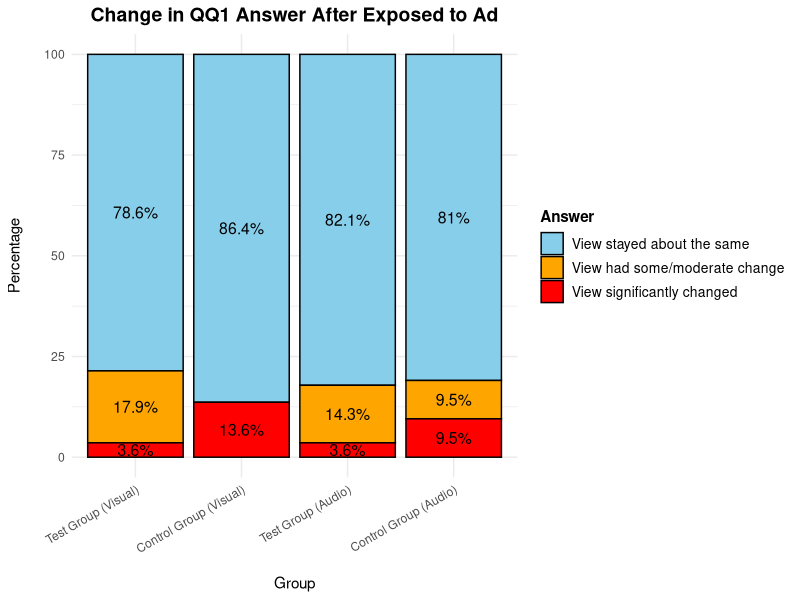
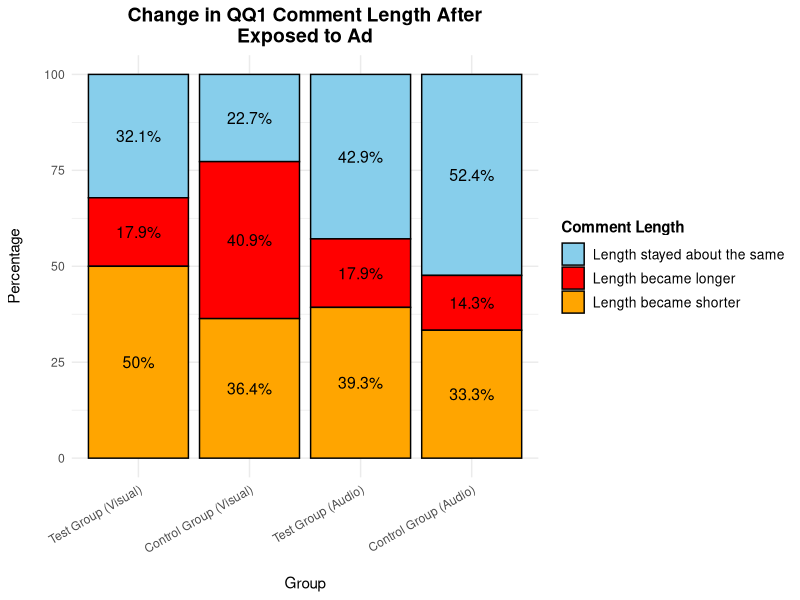
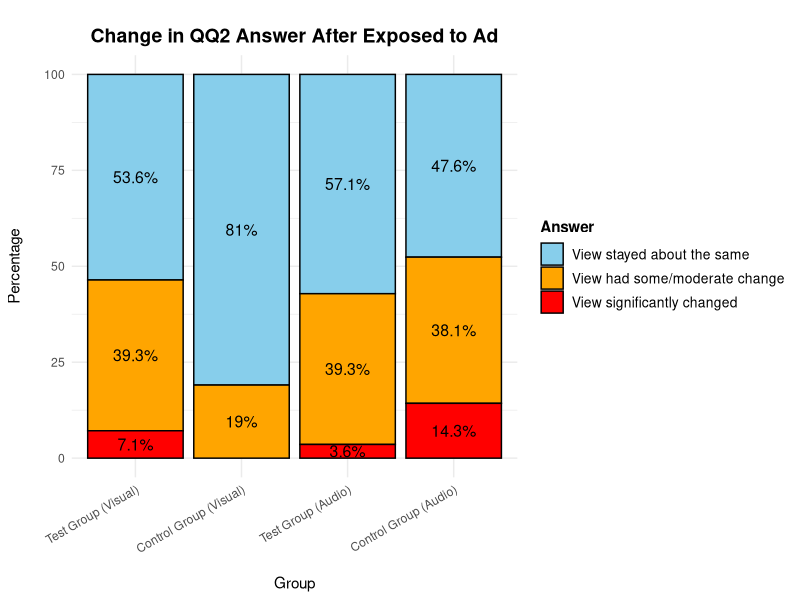
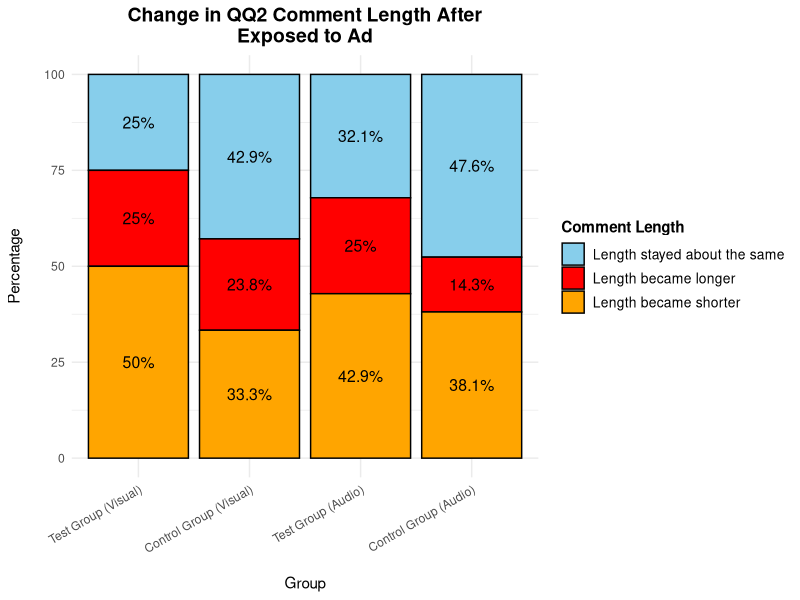
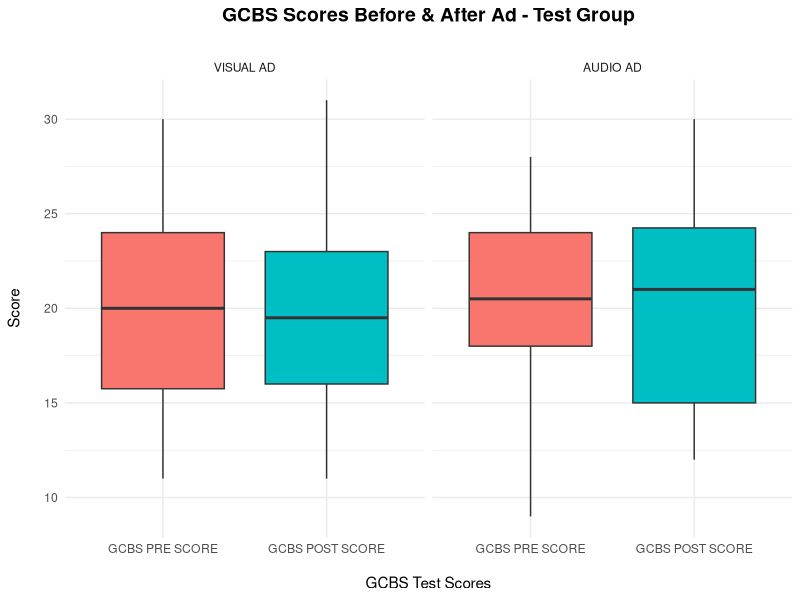
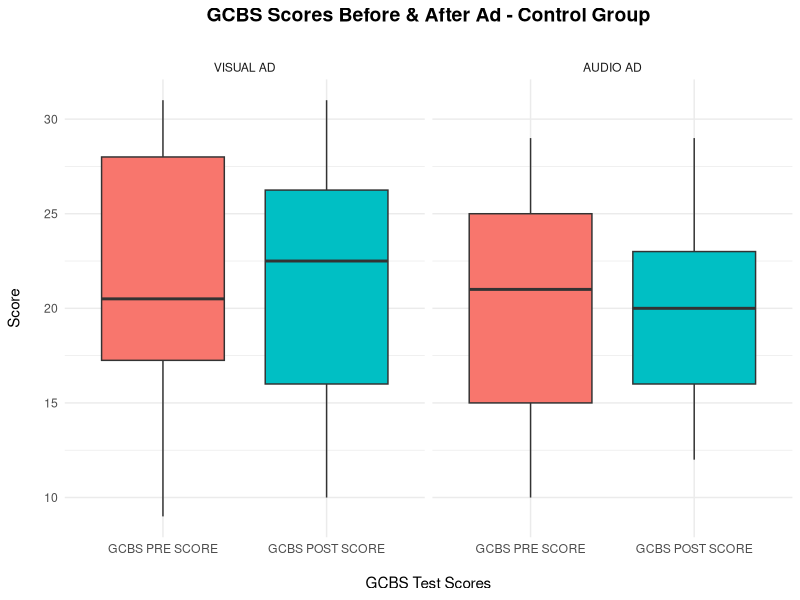
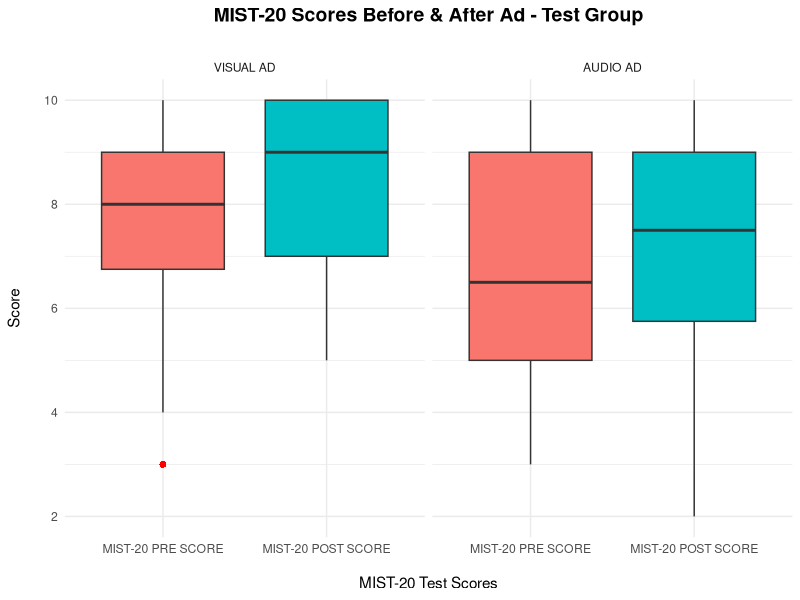
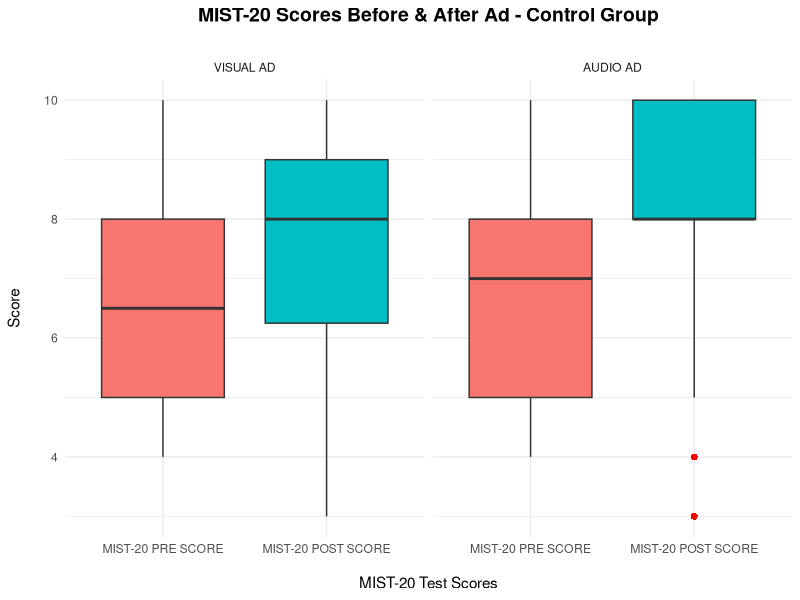

The R script that drew these images, in order:
## ---- chunk 1

# Load library and dataset

#install.packages("rmarkdown")
#install.packages("tinytex")
#tinytex::install_tinytex()
#install.packages("gridExtra")
#install.packages("cowplot")

library(gridExtra)
library(readxl)
library(dplyr)
library(corrplot)
library(writexl)
library(ggplot2)

misinfo <- read_excel("data/sketches_for_skepticism_shortened.xlsx")
summary(misinfo)
## ---- chunk 2

# Filtered data set to columns I need

# Columns I need: 

# PARTICIPANT ID
# GROUP
# CHANGED_VIEWS_QQ1
# CHANGED_LENGTH_QQ1
# CHANGED_VIEWS_QQ2
# CHANGED_LENGTH_QQ2
# GCBS PRE SCORE
# GCBS POST SCORE
# PRE & POST SCORE
# GCBS CHANGE
# MIST-20 PRE SCORE
# MIST-20 POST SCORE
# MIST-20 CHANGE
# ITMIST PRE SCORE
# ITMIST POST SCORE
# ITMIST CHANGE
# UNDERSTANDABILITY
# SENTIMENT
# ADDITIONAL THOUGHTS

misinfo_filtered <- misinfo %>%
  select(`PARTICIPANT ID`, GROUP, CHANGED_VIEWS_QQ1, CHANGED_LENGTH_QQ1,
         CHANGED_VIEWS_QQ2, CHANGED_LENGTH_QQ2, `GCBS PRE SCORE`, 
         `GCBS POST SCORE`, `PRE & POST SCORE`, `GCBS CHANGE`, 
         `MIST-20 PRE SCORE`, `MIST-20 POST SCORE`, `MIST-20 CHANGE`, 
         `ITMIST PRE SCORE`, `ITMIST POST SCORE`, `ITMIST CHANGE`, 
         UNDERSTANDABILITY, SENTIMENT, `ADDITIONAL THOUGHTS`)
## ---- chunk 3
# Turn "character" columns into factors

# Columns that need to be turned into factors: 

# GROUP
#   "Test Group (Visual)"
#   "Control Group (Visual)"
#   "Test Group (Audio)"
#   "Control Group (Audio)"

# CHANGED_VIEWS_QQ1
#   "View stayed about the same"
#   "View had some/moderate change"
#   "View significantantly changed"

# CHANGED_LENGTH_QQ1
#   "Comment length became slightly or significantly shorter"
#   "Comment length became slightly or significantly longer" 
#   "Comment length stayed about the same"

# CHANGED_VIEWS_QQ2

# CHANGED_LENGTH_QQ2

# UNDERSTANDABILITY

# SENTIMENT

# `ADDITIONAL THOUGHTS`

# Mapping categorical variables to numerical values
misinfo_filtered <- misinfo_filtered %>%
  mutate(
    GROUP = case_when(
      GROUP == "Test Group (Visual)" ~ 1,
      GROUP == "Control Group (Visual)" ~ 2,
      GROUP == "Test Group (Audio)" ~ 3,
      GROUP == "Control Group (Audio)" ~ 4
    ),
    CHANGED_VIEWS_QQ1 = case_when(
      CHANGED_VIEWS_QQ1 == "View stayed about the same" ~ 1,
      CHANGED_VIEWS_QQ1 == "View had some/moderate change" ~ 2,
      CHANGED_VIEWS_QQ1 == "View significantly changed" ~ 3
    ),
    CHANGED_LENGTH_QQ1 = case_when(
      CHANGED_LENGTH_QQ1 == "Comment length became slightly or significantly shorter" ~ 1,
      CHANGED_LENGTH_QQ1 == "Comment length became slightly or significantly longer" ~ 2,
      CHANGED_LENGTH_QQ1 == "Comment length stayed about the same" ~ 3
    ),
    CHANGED_VIEWS_QQ2 = case_when(
      CHANGED_VIEWS_QQ2 == "View stayed about the same" ~ 1,
      CHANGED_VIEWS_QQ2 == "View had some/moderate change" ~ 2,
      CHANGED_VIEWS_QQ2 == "View significantly changed" ~ 3
    ),
    CHANGED_LENGTH_QQ2 = case_when(
      CHANGED_LENGTH_QQ2 == "Comment length became slightly or significantly shorter" ~ 1,
      CHANGED_LENGTH_QQ2 == "Comment length became slightly or significantly longer" ~ 2,
      CHANGED_LENGTH_QQ2 == "Comment length stayed about the same" ~ 3
    ),
    SENTIMENT = case_when(
      SENTIMENT == "Positive" ~ 1,
      SENTIMENT == "Negative" ~ 2,
      SENTIMENT == "Neutral" ~ 3
    )
  )

# Check the updated dataset
head(misinfo_filtered)

# Check for missing values in the dataset
colSums(is.na(misinfo_filtered))

# Ensure CHANGED_VIEWS_QQ1 is treated as a factor
#misinfo_filtered$CHANGED_VIEWS_QQ1 <- as.factor(misinfo_filtered$CHANGED_VIEWS_QQ1)

# Ensure CHANGED_LENGTH_QQ1 is treated as a factor
#misinfo_filtered$CHANGED_LENGTH_QQ1 <- as.factor(misinfo_filtered$CHANGED_LENGTH_QQ1)

# Ensure SENTIMENT is treated as a factor
#misinfo_filtered$SENTIMENT <- as.factor(misinfo_filtered$SENTIMENT)
## ---- chunk 4

library(ggplot2)
library(dplyr)

# Create an empty list to store pie charts
pie_charts <- list()

# Define a vector to map numeric values to descriptions for CHANGED_VIEWS_QQ1
view_labels <- c("1" = "View stayed about the same",
                 "2" = "View had some/moderate change",
                 "3" = "View significantly changed")

# Custom colors for each section (You can change these to any colors you prefer)
#custom_colors <- c("skyblue", "lightgreen", "coral")
custom_colors <- c("skyblue", "orange", "red")

# Define a vector to map numeric GROUP values to their corresponding titles
group_titles <- c(
  "1" = "Test Group (Visual)",
  "2" = "Control Group (Visual)",
  "3" = "Test Group (Audio)",
  "4" = "Control Group (Audio)"
)

# Loop through each GROUP value (numeric) and create pie charts
for (group_value in unique(misinfo_filtered$GROUP)) {
  
  # Convert group_value to a character (because group_titles uses character keys)
  group_name <- as.character(group_value)
  
  # Prepare data for pie chart
  pie_data <- misinfo_filtered %>%
    filter(GROUP == group_value) %>%
    count(CHANGED_VIEWS_QQ1) %>%
    mutate(percentage = n / sum(n) * 100,
           label = paste0(round(percentage, 1), "%"))  # Create labels with percentage signs
  
  # Ensure CHANGED_VIEWS_QQ1 is a factor
  pie_data$CHANGED_VIEWS_QQ1 <- factor(pie_data$CHANGED_VIEWS_QQ1, levels = c("1", "2", "3"))
  
  # Generate pie chart with custom colors and black borders
  p <- ggplot(pie_data, aes(x = "", y = n, fill = CHANGED_VIEWS_QQ1)) +
    geom_bar(stat = "identity", width = 1, color = "black") +  # Add black border around sections
    coord_polar(theta = "y") +
    geom_text(aes(label = label), position = position_stack(vjust = 0.7), color = "black", size = 3, fontface = "bold") +  # Add labels inside the pie
    labs(title = group_titles[group_name],  # Custom title based on group_name
         fill = "Change in Views") +  # Rename the legend
    scale_fill_manual(values = custom_colors, labels = view_labels) +  # Apply custom colors
    theme_void() +  # Remove unnecessary gridlines
    theme(legend.position = "right")  # Ensure the legend is visible
  
  # Store the plot in the list with the group value as the name
  pie_charts[[paste0("Group_", group_name)]] <- p
}

# View stored pie charts
#pie_charts[["Group_1"]]  # View the pie chart for "Test Group (Visual)"
#pie_charts[["Group_2"]]  # View the pie chart for "Control Group (Visual)"
#pie_charts[["Group_3"]]  # View the pie chart for "Test Group (Audio)"
#pie_charts[["Group_4"]]  # View the pie chart for "Control Group (Audio)"

# Combine the first two and the last two pie charts in a 2x2 grid
#grid.arrange(
#  pie_charts[["Group_1"]],  # Test Group (Visual)
#  pie_charts[["Group_2"]]  # Control Group (Visual)
  #pie_charts[["Group_3"]],  # Test Group (Audio)
  #pie_charts[["Group_4"]],  # Control Group (Audio)
  #nrow = 2  # Arrange in 2 rows
  #ncol = 1   # Arrange in 2 columns
#)
## ---- chunk 5

library(gridExtra)
library(cowplot)

# Function to extract the legend from a ggplot
get_legend <- function(my_plot) {
  g <- ggplotGrob(my_plot)
  legend <- g$grobs[[which(sapply(g$grobs, function(x) x$name) == "guide-box")]]
  return(legend)
}

# Extract the legend from one of the pie charts
shared_legend <- get_legend(pie_charts[["Group_1"]])

# Apply centered titles to all four plots
plot1 <- pie_charts[["Group_1"]] +
  ggtitle("Test Group (Visual)") +
  theme(plot.title = element_text(hjust = 0.5), legend.position = "none")

plot2 <- pie_charts[["Group_2"]] +
  ggtitle("Control Group (Visual)") +
  theme(plot.title = element_text(hjust = 0.5), legend.position = "none")

plot3 <- pie_charts[["Group_3"]] +
  ggtitle("Test Group (Audio)") +
  theme(plot.title = element_text(hjust = 0.5), legend.position = "none")

plot4 <- pie_charts[["Group_4"]] +
  ggtitle("Control Group (Audio)") +
  theme(plot.title = element_text(hjust = 0.5), legend.position = "none")

# Arrange first row (Visual groups)
#row1 <- arrangeGrob(plot1, plot2, nrow = 1)

# Arrange second row (Audio groups)
#row2 <- arrangeGrob(plot3, plot4, nrow = 1)

# Arrange everything correctly
#grid.arrange(
#  row1,
#  row2,
#  shared_legend,
#  nrow = 3,
#  heights = c(4, 4, 2)  # Adjust height ratios for better spacing
#)

## ---- chunk 6

library(gridExtra)
library(cowplot)

# Function to extract the legend from a ggplot
get_legend <- function(my_plot) {
  g <- ggplotGrob(my_plot)
  legend <- g$grobs[[which(sapply(g$grobs, function(x) x$name) == "guide-box")]]
  return(legend)
}

# Extract the legend from one of the pie charts
shared_legend <- get_legend(pie_charts[["Group_1"]])

# Apply centered titles to all four plots
plot1 <- pie_charts[["Group_1"]] +
  ggtitle("Test Group") +
  theme(plot.title = element_text(hjust = 0.5), legend.position = "none") # Visual Test Group

plot2 <- pie_charts[["Group_2"]] +
  ggtitle("Control Group") +
  theme(plot.title = element_text(hjust = 0.5), legend.position = "none") # Visual Control Group

plot3 <- pie_charts[["Group_3"]] +
  ggtitle("Test Group") +
  theme(plot.title = element_text(hjust = 0.5), legend.position = "none") # Audio Test Group

plot4 <- pie_charts[["Group_4"]] +
  ggtitle("Control Group") +
  theme(plot.title = element_text(hjust = 0.5), legend.position = "none") # Audio Control Group

#grid.arrange(
#  arrangeGrob(
#    plot1, plot2,
#    nrow = 1
#  ),
#  shared_legend,
#  nrow = 2,
#  heights = c(4, 2)  # Adjust height ratios for better spacing
#)
## ---- chunk 7

#grid.arrange(
#  arrangeGrob(
#    plot3, plot4,
#    nrow = 1
#  ),
#  shared_legend,
#  nrow = 2,
#  heights = c(4, 2)  # Adjust height ratios for better spacing
#)

# heights = c(4, 1)  # Original ratio
## ---- chunk 8

# THIS IS JUST THE CODE TO PERFORM THE ANALYSIS ON COMMENT LENGTH

# Create an empty list to store pie charts
pie_charts <- list()

# Define a vector to map numeric values to descriptions for CHANGED_VIEWS_QQ1
view_labels <- c("1" = "Comment length stayed about the same",
                 "2" = "Comment length became slightly or significantly longer",
                 "3" = "Comment length became slightly or significantly shorter")

# Custom colors for each section (You can change these to any colors you prefer)
#custom_colors <- c("skyblue", "lightgreen", "coral")
custom_colors <- c("skyblue", "red", "orange")

# Define a vector to map numeric GROUP values to their corresponding titles
group_titles <- c(
  "1" = "Test Group (Visual)",
  "2" = "Control Group (Visual)",
  "3" = "Test Group (Audio)",
  "4" = "Control Group (Audio)"
)

# Loop through each GROUP value (numeric) and create pie charts
for (group_value in unique(misinfo_filtered$GROUP)) {
  
  # Convert group_value to a character (because group_titles uses character keys)
  group_name <- as.character(group_value)
  
  # Prepare data for pie chart
  pie_data <- misinfo_filtered %>%
    filter(GROUP == group_value) %>%
    count(CHANGED_LENGTH_QQ1) %>%
    mutate(percentage = n / sum(n) * 100,
           label = paste0(round(percentage, 1), "%"))  # Create labels with percentage signs
  
  # Ensure CHANGED_VIEWS_QQ1 is a factor
  pie_data$CHANGED_LENGTH_QQ1 <- factor(pie_data$CHANGED_LENGTH_QQ1, levels = c("1", "2", "3"))
  
  # Generate pie chart with custom colors and black borders
  p <- ggplot(pie_data, aes(x = "", y = n, fill = CHANGED_LENGTH_QQ1)) +
    geom_bar(stat = "identity", width = 1, color = "black") +  # Add black border around sections
    coord_polar(theta = "y") +
    geom_text(aes(label = label), position = position_stack(vjust = 0.7), color = "black", size = 3, fontface = "bold") +  # Add labels inside the pie
    labs(title = group_titles[group_name],  # Custom title based on group_name
         fill = "Change in Comment Length") +  # Rename the legend
    scale_fill_manual(values = custom_colors, labels = view_labels) +  # Apply custom colors
    theme_void() +  # Remove unnecessary gridlines
    theme(legend.position = "right")  # Ensure the legend is visible
  
  # Store the plot in the list with the group value as the name
  pie_charts[[paste0("Group_", group_name)]] <- p
}

# The first two pie charts


# Function to extract the legend from a ggplot
get_legend <- function(my_plot) {
  g <- ggplotGrob(my_plot)
  legend <- g$grobs[[which(sapply(g$grobs, function(x) x$name) == "guide-box")]]
  return(legend)
}

# Extract the legend from one of the pie charts
shared_legend <- get_legend(pie_charts[["Group_1"]])

# Apply centered titles to all four plots
plot1 <- pie_charts[["Group_1"]] +
  ggtitle("Test Group") +
  theme(plot.title = element_text(hjust = 0.5), legend.position = "none") # Visual Test Group

plot2 <- pie_charts[["Group_2"]] +
  ggtitle("Control Group") +
  theme(plot.title = element_text(hjust = 0.5), legend.position = "none") # Visual Control Group

plot3 <- pie_charts[["Group_3"]] +
  ggtitle("Test Group") +
  theme(plot.title = element_text(hjust = 0.5), legend.position = "none") # Audio Test Group

plot4 <- pie_charts[["Group_4"]] +
  ggtitle("Control Group") +
  theme(plot.title = element_text(hjust = 0.5), legend.position = "none") # Audio Control Group

#grid.arrange(
#  arrangeGrob(
#    plot1, plot2,
#    nrow = 1
#  ),
#  shared_legend,
#  nrow = 2,
#  heights = c(4, 2)  # Adjust height ratios for better spacing
#)
## ---- chunk 9

# Prepare data for stacked bar chart
stacked_data <- misinfo_filtered %>%
  count(GROUP, CHANGED_VIEWS_QQ1) %>%
  group_by(GROUP) %>%
  mutate(percentage = n / sum(n) * 100) %>%  # Convert to percentage
  ungroup()

# Ensure GROUP and CHANGED_LENGTH_QQ1 are factors for proper ordering
stacked_data$GROUP <- factor(stacked_data$GROUP, levels = c("1", "2", "3", "4"))
stacked_data$CHANGED_VIEWS_QQ1 <- factor(stacked_data$CHANGED_VIEWS_QQ1, levels = c("1", "2", "3"))

# Define custom labels for groups
group_titles <- c(
  "1" = "Test Group (Visual)",
  "2" = "Control Group (Visual)",
  "3" = "Test Group (Audio)",
  "4" = "Control Group (Audio)"
)

# Define a vector to map numeric values to descriptions for CHANGED_VIEWS_QQ1
view_labels <- c("1" = "View stayed about the same",
                 "2" = "View had some/moderate change",
                 "3" = "View significantly changed")

# Custom colors
custom_colors <- c("skyblue", "orange", "red")

# Create the stacked bar chart
stacked_bar_chart <- ggplot(stacked_data, aes(x = GROUP, y = percentage, fill = CHANGED_VIEWS_QQ1)) +
  geom_bar(stat = "identity", color = "black") +  # Stacked bars with black borders
  geom_text(aes(label = paste0(round(percentage, 1), "%")), 
            position = position_stack(vjust = 0.5),  # Position labels in center of bars
            color = "black", size = 4) +  # Adjust label size and color
  labs(
    title = "Change in QQ1 Answer After Exposed to Ad",
    x = "\nGroup",
    y = "Percentage\n",
    fill = "Answer"
  ) +
  scale_x_discrete(labels = group_titles) +  # Map numeric groups to names
  scale_fill_manual(values = custom_colors, labels = view_labels) +  # Apply colors and labels
  theme_minimal() + 
  theme(
    plot.title = element_text(hjust = 0.5, size = 14, face = "bold"),  # Center and style the title
    axis.text.x = element_text(angle = 30, hjust = 1),  # Tilt x-axis labels for readability
    legend.position = "right",  # Keep legend visible
    legend.title = element_text(face = "bold"),
    legend.text = element_text(size = 10)
  )

# Print the stacked bar chart
print(stacked_bar_chart)
## ---- chunk 10

# Load necessary libraries
library(ggplot2)
library(dplyr)

# Prepare data for stacked bar chart
stacked_data <- misinfo_filtered %>%
  count(GROUP, CHANGED_LENGTH_QQ1) %>%
  group_by(GROUP) %>%
  mutate(percentage = n / sum(n) * 100) %>%  # Convert to percentage
  ungroup()

# Ensure GROUP and CHANGED_LENGTH_QQ1 are factors for proper ordering
stacked_data$GROUP <- factor(stacked_data$GROUP, levels = c("1", "2", "3", "4"))
stacked_data$CHANGED_LENGTH_QQ1 <- factor(stacked_data$CHANGED_LENGTH_QQ1, levels = c("1", "2", "3"))

# Define custom labels for groups
group_titles <- c(
  "1" = "Test Group (Visual)",
  "2" = "Control Group (Visual)",
  "3" = "Test Group (Audio)",
  "4" = "Control Group (Audio)"
)

# Define labels for CHANGED_LENGTH_QQ1
view_labels <- c("1" = "Length stayed about the same",
                 "2" = "Length became longer",
                 "3" = "Length became shorter")

# Custom colors
custom_colors <- c("skyblue", "red", "orange")

# Create the stacked bar chart
stacked_bar_chart <- ggplot(stacked_data, aes(x = GROUP, y = percentage, fill = CHANGED_LENGTH_QQ1)) +
  geom_bar(stat = "identity", color = "black") +  # Stacked bars with black borders
  geom_text(aes(label = paste0(round(percentage, 1), "%")), 
            position = position_stack(vjust = 0.5),  # Position labels in center of bars
            color = "black", size = 4) +  # Adjust label size and color
  labs(
    title = "Change in QQ1 Comment Length After\nExposed to Ad",
    x = "\nGroup",
    y = "Percentage\n",
    fill = "Comment Length"
  ) +
  scale_x_discrete(labels = group_titles) +  # Map numeric groups to names
  scale_fill_manual(values = custom_colors, labels = view_labels) +  # Apply colors and labels
  theme_minimal() + 
  theme(
    plot.title = element_text(hjust = 0.5, size = 14, face = "bold"),  # Center and style the title
    axis.text.x = element_text(angle = 30, hjust = 1),  # Tilt x-axis labels for readability
    legend.position = "right",  # Keep legend visible
    legend.title = element_text(face = "bold"),
    legend.text = element_text(size = 10)
  )

# Print the stacked bar chart
print(stacked_bar_chart)
## ---- chunk 11

library(tidyr)  # Ensure tidyr is loaded for drop_na()

# Prepare data for stacked bar chart
stacked_data <- misinfo_filtered %>%
  drop_na(CHANGED_VIEWS_QQ2) %>%  # Removes rows with NA in CHANGED_VIEWS_QQ2
  count(GROUP, CHANGED_VIEWS_QQ2) %>%
  group_by(GROUP) %>%
  mutate(percentage = n / sum(n) * 100) %>%  # Convert to percentage
  ungroup()

# Ensure GROUP and CHANGED_VIEWS_QQ2 are factors for proper ordering
stacked_data$GROUP <- factor(stacked_data$GROUP, levels = c("1", "2", "3", "4"))
stacked_data$CHANGED_VIEWS_QQ2 <- factor(stacked_data$CHANGED_VIEWS_QQ2, levels = c("1", "2", "3"))

# Define custom labels for groups
group_titles <- c(
  "1" = "Test Group (Visual)",
  "2" = "Control Group (Visual)",
  "3" = "Test Group (Audio)",
  "4" = "Control Group (Audio)"
)

# Define a vector to map numeric values to descriptions for CHANGED_VIEWS_QQ2
view_labels <- c("1" = "View stayed about the same",
                 "2" = "View had some/moderate change",
                 "3" = "View significantly changed")

# Custom colors
custom_colors <- c("skyblue", "orange", "red")

# Create the stacked bar chart
stacked_bar_chart <- ggplot(stacked_data, aes(x = GROUP, y = percentage, fill = CHANGED_VIEWS_QQ2)) +
  geom_bar(stat = "identity", color = "black") +  # Stacked bars with black borders
  geom_text(aes(label = paste0(round(percentage, 1), "%")), 
            position = position_stack(vjust = 0.5),  # Position labels in center of bars
            color = "black", size = 4) +  # Adjust label size and color
  labs(
    title = "\nChange in QQ2 Answer After Exposed to Ad",
    x = "\nGroup",
    y = "Percentage\n",
    fill = "Answer"
  ) +
  scale_x_discrete(labels = group_titles) +  # Map numeric groups to names
  scale_fill_manual(values = custom_colors, labels = view_labels) +  # Apply colors and labels
  theme_minimal() + 
  theme(
    plot.title = element_text(hjust = 0.5, size = 14, face = "bold"),  # Center and style the title
    axis.text.x = element_text(angle = 30, hjust = 1),  # Tilt x-axis labels for readability
    legend.position = "right",  # Keep legend visible
    legend.title = element_text(face = "bold"),
    legend.text = element_text(size = 10)
  )

# Print the stacked bar chart
print(stacked_bar_chart)
## ---- chunk 12

# Load necessary libraries
library(ggplot2)
library(dplyr)
library(tidyr)  # Ensure tidyr is loaded for drop_na()

# Prepare data for stacked bar chart, removing NA values only for this analysis
stacked_data <- misinfo_filtered %>%
  drop_na(CHANGED_LENGTH_QQ2) %>%  # Removes rows with NA in CHANGED_LENGTH_QQ2
  count(GROUP, CHANGED_LENGTH_QQ2) %>%
  group_by(GROUP) %>%
  mutate(percentage = n / sum(n) * 100) %>%  # Convert to percentage
  ungroup()

# Ensure GROUP and CHANGED_LENGTH_QQ2 are factors for proper ordering
stacked_data$GROUP <- factor(stacked_data$GROUP, levels = c("1", "2", "3", "4"))
stacked_data$CHANGED_LENGTH_QQ2 <- factor(stacked_data$CHANGED_LENGTH_QQ2, levels = c("1", "2", "3"))

# Define custom labels for groups
group_titles <- c(
  "1" = "Test Group (Visual)",
  "2" = "Control Group (Visual)",
  "3" = "Test Group (Audio)",
  "4" = "Control Group (Audio)"
)

# Define labels for CHANGED_LENGTH_QQ2
view_labels <- c("1" = "Length stayed about the same",
                 "2" = "Length became longer",
                 "3" = "Length became shorter")

# Custom colors
custom_colors <- c("skyblue", "red", "orange")

# Create the stacked bar chart
stacked_bar_chart <- ggplot(stacked_data, aes(x = GROUP, y = percentage, fill = CHANGED_LENGTH_QQ2)) +
  geom_bar(stat = "identity", color = "black") +  # Stacked bars with black borders
  geom_text(aes(label = paste0(round(percentage, 1), "%")), 
            position = position_stack(vjust = 0.5),  # Position labels in center of bars
            color = "black", size = 4) +  # Adjust label size and color
  labs(
    title = "Change in QQ2 Comment Length After\nExposed to Ad",
    x = "\nGroup",
    y = "Percentage\n",
    fill = "Comment Length"
  ) +
  scale_x_discrete(labels = group_titles) +  # Map numeric groups to names
  scale_fill_manual(values = custom_colors, labels = view_labels) +  # Apply colors and labels
  theme_minimal() + 
  theme(
    plot.title = element_text(hjust = 0.5, size = 14, face = "bold"),  # Center and style the title
    axis.text.x = element_text(angle = 30, hjust = 1),  # Tilt x-axis labels for readability
    legend.position = "right",  # Keep legend visible
    legend.title = element_text(face = "bold"),
    legend.text = element_text(size = 10)
  )

# Print the stacked bar chart
print(stacked_bar_chart)
## ---- chunk 13

# Create a box plot for GCBS PRE SCORE by GROUP
box_plot <- ggplot(misinfo_filtered, aes(x = as.factor(GROUP), y = `GCBS PRE SCORE`, fill = as.factor(GROUP))) +
  geom_boxplot(outlier.colour = "red", outlier.shape = 16, outlier.size = 2) +  # Boxplot with outliers in red
  labs(
    title = "Distribution of GCBS Pre Score by Group",
    x = "Group",
    y = "GCBS Pre Score"
  ) +
  scale_x_discrete(labels = group_titles) +  # Apply custom labels for groups
  theme_minimal() +
  theme(
    plot.title = element_text(hjust = 0.5, size = 14, face = "bold"),
    legend.position = "none"  # Hide legend since colors represent groups
  )

# Print the box plot
#print(box_plot)

# Create a box plot for GCBS POST SCORE by GROUP
box_plot_post <- ggplot(misinfo_filtered, aes(x = as.factor(GROUP), y = `GCBS POST SCORE`, fill = as.factor(GROUP))) +
  geom_boxplot(outlier.colour = "red", outlier.shape = 16, outlier.size = 2) +  # Boxplot with outliers in red
  labs(
    title = "Distribution of GCBS Post Score by Group",
    x = "Group",
    y = "GCBS Post Score"
  ) +
  scale_x_discrete(labels = group_titles) +  # Apply custom labels for groups
  theme_minimal() +
  theme(
    plot.title = element_text(hjust = 0.5, size = 14, face = "bold"),
    legend.position = "none"  # Hide legend since colors represent groups
  )

# Print the box plot
#print(box_plot_post)
## ---- chunk 14

# Load necessary libraries
library(ggplot2)
library(dplyr)
library(tidyr)
library(gridExtra)

# Define custom labels for groups
group_titles <- c(
  "1" = "VISUAL AD", # Test Group (Visual)
  "2" = "VISUAL AD", # Control Group (Visual)
  "3" = "AUDIO AD", # Test Group (Audio)
  "4" = "AUDIO AD" # Control Group (Audio)
)

# Reshape the data to long format for easier faceting
long_data <- misinfo_filtered %>%
  select(GROUP, `GCBS PRE SCORE`, `GCBS POST SCORE`) %>%
  pivot_longer(cols = c(`GCBS PRE SCORE`, `GCBS POST SCORE`), 
               names_to = "Test_Time", 
               values_to = "Score") %>%
  mutate(Test_Time = factor(Test_Time, levels = c("GCBS PRE SCORE", "GCBS POST SCORE")))

# Create the first plot for Groups 1 and 2 (Visual Test and Control)
plot1 <- ggplot(long_data %>% filter(GROUP %in% c(1, 3)), aes(x = Test_Time, y = Score, fill = Test_Time)) +
  geom_boxplot(outlier.colour = "red", outlier.shape = 16, outlier.size = 2) +
  facet_wrap(~ GROUP, labeller = as_labeller(group_titles)) +  # Only for Groups 1 and 2
  labs(
    title = "GCBS Scores Before & After Ad - Test Group\n",
    x = "\nGCBS Test Scores",
    y = "Score\n"
  ) +
  theme_minimal() +
  theme(
    plot.title = element_text(hjust = 0.5, size = 14, face = "bold"),
    legend.position = "none"
  )

# Use grid.arrange to display both plots together
grid.arrange(plot1)  # Arrange plots side by side
## ---- chunk 15

# Load necessary libraries
library(ggplot2)
library(dplyr)
library(tidyr)
library(gridExtra)

# Define custom labels for groups
group_titles <- c(
  "1" = "VISUAL AD", # Test Group (Visual)
  "2" = "VISUAL AD", # Control Group (Visual)
  "3" = "AUDIO AD", # Test Group (Audio)
  "4" = "AUDIO AD" # Control Group (Audio)
)

# Reshape the data to long format for easier faceting
long_data <- misinfo_filtered %>%
  select(GROUP, `GCBS PRE SCORE`, `GCBS POST SCORE`) %>%
  pivot_longer(cols = c(`GCBS PRE SCORE`, `GCBS POST SCORE`), 
               names_to = "Test_Time", 
               values_to = "Score") %>%
  mutate(Test_Time = factor(Test_Time, levels = c("GCBS PRE SCORE", "GCBS POST SCORE")))

# Create the plot for Groups 2 and 4 (Control Group)
plot2 <- ggplot(long_data %>% filter(GROUP %in% c(2, 4)), aes(x = Test_Time, y = Score, fill = Test_Time)) +
  geom_boxplot(outlier.colour = "red", outlier.shape = 16, outlier.size = 2) +
  facet_wrap(~ GROUP, labeller = as_labeller(group_titles)) +  # Only for Groups 2 and 4
  labs(
    title = "GCBS Scores Before & After Ad - Control Group\n",
    x = "\nGCBS Test Scores",
    y = "Score\n"
  ) +
  theme_minimal() +
  theme(
    plot.title = element_text(hjust = 0.5, size = 14, face = "bold"),
    legend.position = "none"
  )

# Use grid.arrange to display the plot
grid.arrange(plot2)  # Display the plot for Control Groups (2 & 4)
## ---- chunk 16

# Define custom labels for groups
group_titles <- c(
  "1" = "VISUAL AD", # Test Group (Visual)
  "2" = "VISUAL AD", # Control Group (Visual)
  "3" = "AUDIO AD", # Test Group (Audio)
  "4" = "AUDIO AD" # Control Group (Audio)
)

# Reshape the data to long format for easier faceting
long_data <- misinfo_filtered %>%
  # Convert both "MIST-20 PRE SCORE" and "MIST-20 POST SCORE" to numeric
  mutate(
    `MIST-20 PRE SCORE` = as.numeric(`MIST-20 PRE SCORE`),
    `MIST-20 POST SCORE` = as.numeric(`MIST-20 POST SCORE`)
  ) %>%
  select(GROUP, `MIST-20 PRE SCORE`, `MIST-20 POST SCORE`) %>%  # Updated column names here
  pivot_longer(cols = c(`MIST-20 PRE SCORE`, `MIST-20 POST SCORE`), 
               names_to = "Test_Time", 
               values_to = "Score") %>%
  mutate(Test_Time = factor(Test_Time, levels = c("MIST-20 PRE SCORE", "MIST-20 POST SCORE")))  # Updated levels

# Create the plot for Groups 1 and 3 (Test Group)
plot1 <- ggplot(long_data %>% filter(GROUP %in% c(1, 3)), aes(x = Test_Time, y = Score, fill = Test_Time)) +
  geom_boxplot(outlier.colour = "red", outlier.shape = 16, outlier.size = 2) +
  facet_wrap(~ GROUP, labeller = as_labeller(group_titles)) +  # Only for Groups 1 and 3
  labs(
    title = "MIST-20 Scores Before & After Ad - Test Group\n",  # Updated title
    x = "\nMIST-20 Test Scores",  # Updated axis label
    y = "Score\n"
  ) +
  theme_minimal() +
  theme(
    plot.title = element_text(hjust = 0.5, size = 14, face = "bold"),
    legend.position = "none"
  )

# Use grid.arrange to display the plot
grid.arrange(plot1)  # Display the plot for Test Groups (1 & 3)
## ---- chunk 17

# Define custom labels for groups
group_titles <- c(
  "1" = "VISUAL AD", # Test Group (Visual)
  "2" = "VISUAL AD", # Control Group (Visual)
  "3" = "AUDIO AD", # Test Group (Audio)
  "4" = "AUDIO AD" # Control Group (Audio)
)

# Reshape the data to long format for easier faceting
long_data <- misinfo_filtered %>%
  # Convert both "MIST-20 PRE SCORE" and "MIST-20 POST SCORE" to numeric
  mutate(
    `MIST-20 PRE SCORE` = as.numeric(`MIST-20 PRE SCORE`),
    `MIST-20 POST SCORE` = as.numeric(`MIST-20 POST SCORE`)
  ) %>%
  select(GROUP, `MIST-20 PRE SCORE`, `MIST-20 POST SCORE`) %>%  # Updated column names here
  pivot_longer(cols = c(`MIST-20 PRE SCORE`, `MIST-20 POST SCORE`), 
               names_to = "Test_Time", 
               values_to = "Score") %>%
  mutate(Test_Time = factor(Test_Time, levels = c("MIST-20 PRE SCORE", "MIST-20 POST SCORE")))  # Updated levels

# Create the plot for Groups 2 and 4 (Control Group)
plot2 <- ggplot(long_data %>% filter(GROUP %in% c(2, 4)), aes(x = Test_Time, y = Score, fill = Test_Time)) +
  geom_boxplot(outlier.colour = "red", outlier.shape = 16, outlier.size = 2) +
  facet_wrap(~ GROUP, labeller = as_labeller(group_titles)) +  # Only for Groups 2 and 4
  labs(
    title = "MIST-20 Scores Before & After Ad - Control Group\n",  # Updated title
    x = "\nMIST-20 Test Scores",  # Updated axis label
    y = "Score\n"
  ) +
  theme_minimal() +
  theme(
    plot.title = element_text(hjust = 0.5, size = 14, face = "bold"),
    legend.position = "none"
  )

# Use grid.arrange to display the plot
grid.arrange(plot2)  # Display the plot for Control Groups (2 & 4)
## ---- chunk 18

# Define custom labels for groups
group_titles <- c(
  "1" = "VISUAL AD", # Test Group (Visual)
  "2" = "VISUAL AD", # Control Group (Visual)
  "3" = "AUDIO AD", # Test Group (Audio)
  "4" = "AUDIO AD" # Control Group (Audio)
)

# Reshape the data to long format for easier faceting
long_data <- misinfo_filtered %>%
  # Convert both "ITMIST PRE SCORE" and "ITMIST POST SCORE" to numeric
  mutate(
    `ITMIST PRE SCORE` = as.numeric(`ITMIST PRE SCORE`),
    `ITMIST POST SCORE` = as.numeric(`ITMIST POST SCORE`)
  ) %>%
  select(GROUP, `ITMIST PRE SCORE`, `ITMIST POST SCORE`) %>%  # Updated column names here
  pivot_longer(cols = c(`ITMIST PRE SCORE`, `ITMIST POST SCORE`), 
               names_to = "Test_Time", 
               values_to = "Score") %>%
  mutate(Test_Time = factor(Test_Time, levels = c("ITMIST PRE SCORE", "ITMIST POST SCORE")))  # Updated levels

# Create the plot for Groups 1 and 3 (Test Group)
plot1 <- ggplot(long_data %>% filter(GROUP %in% c(1, 3)), aes(x = Test_Time, y = Score, fill = Test_Time)) +
  geom_boxplot(outlier.colour = "red", outlier.shape = 16, outlier.size = 2) +
  facet_wrap(~ GROUP, labeller = as_labeller(group_titles)) +  # Only for Groups 1 and 3
  labs(
    title = "ITMIST Scores Before & After Ad - Test Group\n",  # Updated title for ITMIST
    x = "\nITMIST Test Scores",  # Updated axis label for ITMIST
    y = "Score\n"
  ) +
  theme_minimal() +
  theme(
    plot.title = element_text(hjust = 0.5, size = 14, face = "bold"),
    legend.position = "none"
  )

# Use grid.arrange to display the plot
grid.arrange(plot1)  # Display the plot for Test Groups (1 & 3)
## ---- chunk 19

# Define custom labels for groups
group_titles <- c(
  "1" = "VISUAL AD", # Test Group (Visual)
  "2" = "VISUAL AD", # Control Group (Visual)
  "3" = "AUDIO AD", # Test Group (Audio)
  "4" = "AUDIO AD" # Control Group (Audio)
)

# Reshape the data to long format for easier faceting
long_data <- misinfo_filtered %>%
  # Convert both "ITMIST PRE SCORE" and "ITMIST POST SCORE" to numeric
  mutate(
    `ITMIST PRE SCORE` = as.numeric(`ITMIST PRE SCORE`),
    `ITMIST POST SCORE` = as.numeric(`ITMIST POST SCORE`)
  ) %>%
  select(GROUP, `ITMIST PRE SCORE`, `ITMIST POST SCORE`) %>%  # Updated column names here
  pivot_longer(cols = c(`ITMIST PRE SCORE`, `ITMIST POST SCORE`), 
               names_to = "Test_Time", 
               values_to = "Score") %>%
  mutate(Test_Time = factor(Test_Time, levels = c("ITMIST PRE SCORE", "ITMIST POST SCORE")))  # Updated levels

# Create the plot for Groups 2 and 4 (Control Group)
plot2 <- ggplot(long_data %>% filter(GROUP %in% c(2, 4)), aes(x = Test_Time, y = Score, fill = Test_Time)) +
  geom_boxplot(outlier.colour = "red", outlier.shape = 16, outlier.size = 2) +
  facet_wrap(~ GROUP, labeller = as_labeller(group_titles)) +  # Only for Groups 2 and 4
  labs(
    title = "ITMIST Scores Before & After Ad - Control Group\n",  # Updated title for ITMIST
    x = "\nITMIST Test Scores",  # Updated axis label for ITMIST
    y = "Score\n"
  ) +
  theme_minimal() +
  theme(
    plot.title = element_text(hjust = 0.5, size = 14, face = "bold"),
    legend.position = "none"
  )

# Use grid.arrange to display the plot
grid.arrange(plot2)  # Display the plot for Control Groups (2 & 4)
## ---- chunk 20

# Load necessary libraries
library(ggplot2)
library(dplyr)
library(tidyr)  # Ensure tidyr is loaded for drop_na()

# Prepare data for stacked bar chart, removing NA values only for this analysis
stacked_data <- misinfo_filtered %>%
  count(GROUP, SENTIMENT) %>%
  group_by(GROUP) %>%
  mutate(percentage = n / sum(n) * 100) %>%  # Convert to percentage
  ungroup()

# Ensure GROUP is a factor for proper ordering
stacked_data$GROUP <- factor(stacked_data$GROUP, levels = c("1", "2", "3", "4"))

# Convert SENTIMENT to a factor with labels
stacked_data$SENTIMENT <- factor(stacked_data$SENTIMENT, levels = c(1, 2, 3), labels = c("Positive", "Neutral", "Negative"))

# Custom colors for sentiment levels
custom_colors <- c("Positive" = "skyblue", "Neutral" = "orange", "Negative" = "red")

# Define labels for groups
group_titles <- c(
  "1" = "Visual Ad\n(Test Group)",
  "2" = "Visual Ad\n(Control Group)",
  "3" = "Audio Ad\n(Test Group)",
  "4" = "Audio Ad\n(Control Group)"
)

# Create the stacked bar chart
stacked_bar_chart <- ggplot(stacked_data, aes(x = GROUP, y = percentage, fill = SENTIMENT)) +
  geom_bar(stat = "identity", color = "black") +  # Stacked bars with black borders
  geom_text(aes(label = paste0(round(percentage, 1), "%")), 
            position = position_stack(vjust = 0.5),  # Position labels in center of bars
            color = "black", size = 4) +  # Adjust label size and color
  labs(
    title = "Sentiment of Ad by Group",
    x = "\nGroup",
    y = "Percentage\n",
    fill = "Sentiment"
  ) +
  scale_x_discrete(labels = group_titles) +  # Map numeric groups to names
  scale_fill_manual(values = custom_colors) +  # Apply colors
  theme_minimal() + 
  theme(
    plot.title = element_text(hjust = 0.5, size = 14, face = "bold"),  # Center and style the title
    #axis.text.x = element_text(angle = 30, hjust = 1),  # Tilt x-axis labels for readability
    legend.position = "right",  # Keep legend visible
    legend.title = element_text(face = "bold"),
    legend.text = element_text(size = 10)
  )

# Print the stacked bar chart
print(stacked_bar_chart)

# Save the plot as a PNG file
ggsave("sentiment_of_ad.png", plot = stacked_bar_chart, width = 8, height = 6)
## ---- chunk 21

#grid.arrange(
#  arrangeGrob(
#    plot3, plot4,
#    nrow = 1
#  ),
#  shared_legend,
#  nrow = 2,
#  heights = c(4, 2)  # Adjust height ratios for better spacing
#)

# heights = c(4, 1)  # Original ratio
## ---- chunk 22

# This was my original for what I plotted above

# Arrange the last two pie charts with the shared legend
#grid.arrange(
#  arrangeGrob(
#    pie_charts[["Group_3"]] + theme(legend.position = "none"),
#    pie_charts[["Group_4"]] + theme(legend.position = "none"),
#    nrow = 1
#  ),
#  shared_legend,
#  nrow = 2,
#  heights = c(4, 1)  # Adjust height ratio
#)
## ---- chunk 23

# These were just test pie charts which only displays each plot individually

library(ggplot2)
library(dplyr)

# Create an empty list to store pie charts
pie_charts <- list()

# Define a vector to map numeric values to descriptions for CHANGED_VIEWS_QQ1
view_labels <- c("1" = "View stayed about the same",
                 "2" = "View had some/moderate change",
                 "3" = "View significantly changed")

# Custom colors for each section (You can change these to any colors you prefer)
#custom_colors <- c("skyblue", "orange", "red")
custom_colors <- c("skyblue", "lightgreen", "coral")

# Loop through each GROUP value and create pie charts
for (group_value in unique(misinfo_filtered$GROUP)) {
  
  # Prepare data for pie chart
  pie_data <- misinfo_filtered %>%
    filter(GROUP == group_value) %>%
    count(CHANGED_VIEWS_QQ1) %>%
    mutate(percentage = n / sum(n) * 100,
           label = paste0(round(percentage, 1), "%"))  # Create labels with percentage signs
  
  # Ensure CHANGED_VIEWS_QQ1 is a factor
  pie_data$CHANGED_VIEWS_QQ1 <- factor(pie_data$CHANGED_VIEWS_QQ1, levels = c(1, 2, 3))
  
  # Generate pie chart with custom colors and black borders
  p <- ggplot(pie_data, aes(x = "", y = n, fill = CHANGED_VIEWS_QQ1)) +
    geom_bar(stat = "identity", width = 1, color = "black") +  # Add black border around sections
    coord_polar(theta = "y") +
    geom_text(aes(label = label), position = position_stack(vjust = 0.5), color = "black", size = 5) +  # Add labels inside the pie
    labs(title = paste("Pie Chart of CHANGED_VIEWS_QQ1 for GROUP", group_value),
         fill = "Change in Answer") +  # Rename the legend
    scale_fill_manual(values = custom_colors, labels = view_labels) +  # Apply custom colors
    theme_void() +  # Remove unnecessary gridlines
    theme(legend.position = "right")  # Ensure the legend is visible
  
  # Store the plot in the list with the group value as the name
  pie_charts[[paste0("Group_", group_value)]] <- p
}

# View stored pie charts
#pie_charts[["Group_1"]]  # Example: Display pie chart for Group 1
#pie_charts[["Group_2"]]  # Example: Display pie chart for Group 2
#pie_charts[["Group_3"]]  # Example: Display pie chart for Group 3
#pie_charts[["Group_4"]]  # Example: Display pie chart for Group 4
## ---- chunk 24

# Participants

#Control Group (Audio): 21 (42.98%)
#Control Group (Visual): 22 (44%)
#Test Group (Audio): 28 (57.14%)
#Test Group (Visual): 28 (56%)

#Total: 99
